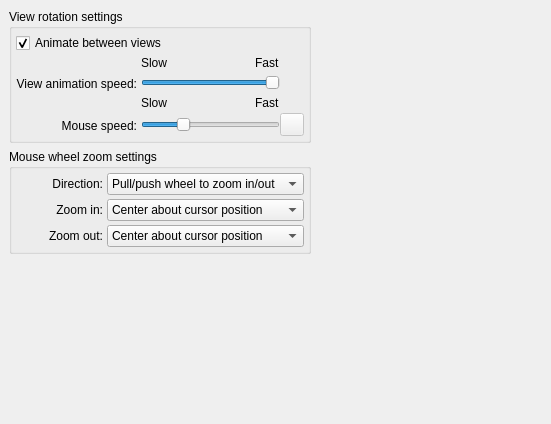
         <widget class="QWidget" name="ZoomPanRotate" >
          <layout class="QGridLayout" >
           <property name="margin" >
            <number>9</number>
           </property>
           <property name="spacing" >
            <number>6</number>
           </property>
           <item row="0" column="1" >
            <spacer>
             <property name="orientation" >
              <enum>Qt::Horizontal</enum>
             </property>
             <property name="sizeHint" >
              <size>
               <width>231</width>
               <height>20</height>
              </size>
             </property>
            </spacer>
           </item>
           <item row="0" column="0" >
            <layout class="QVBoxLayout" >
             <property name="margin" >
              <number>0</number>
             </property>
             <property name="spacing" >
              <number>6</number>
             </property>
             <item>
              <widget class="QGroupBox" name="groupBox8" >
               <property name="title" >
                <string>View rotation settings</string>
               </property>
               <layout class="QGridLayout" >
                <property name="margin" >
                 <number>4</number>
                </property>
                <property name="spacing" >
                 <number>0</number>
                </property>
                <item row="0" column="0" >
                 <layout class="QHBoxLayout" >
                  <property name="margin" >
                   <number>0</number>
                  </property>
                  <property name="spacing" >
                   <number>0</number>
                  </property>
                  <item>
                   <widget class="QCheckBox" name="animate_views_checkbox" >
                    <property name="toolTip" >
                     <string>Enable/disable animation between current view and a new view</string>
                    </property>
                    <property name="text" >
                     <string>Animate between views</string>
                    </property>
                    <property name="checked" >
                     <bool>true</bool>
                    </property>
                   </widget>
                  </item>
                  <item>
                   <spacer>
                    <property name="orientation" >
                     <enum>Qt::Horizontal</enum>
                    </property>
                    <property name="sizeHint" >
                     <size>
                      <width>40</width>
                      <height>20</height>
                     </size>
                    </property>
                   </spacer>
                  </item>
                 </layout>
                </item>
                <item row="1" column="0" >
                 <layout class="QHBoxLayout" >
                  <property name="margin" >
                   <number>0</number>
                  </property>
                  <property name="spacing" >
                   <number>4</number>
                  </property>
                  <item>
                   <layout class="QVBoxLayout" >
                    <property name="margin" >
                     <number>0</number>
                    </property>
                    <property name="spacing" >
                     <number>0</number>
                    </property>
                    <item>
                     <spacer>
                      <property name="orientation" >
                       <enum>Qt::Horizontal</enum>
                      </property>
                      <property name="sizeType" >
                       <enum>QSizePolicy::Fixed</enum>
                      </property>
                      <property name="sizeHint" >
                       <size>
                        <width>101</width>
                        <height>20</height>
                       </size>
                      </property>
                     </spacer>
                    </item>
                    <item>
                     <widget class="QLabel" name="textLabel1_5" >
                      <property name="sizePolicy" >
                       <sizepolicy>
                        <hsizetype>1</hsizetype>
                        <vsizetype>5</vsizetype>
                        <horstretch>0</horstretch>
                        <verstretch>0</verstretch>
                       </sizepolicy>
                      </property>
                      <property name="text" >
                       <string>View animation speed:</string>
                      </property>
                      <property name="scaledContents" >
                       <bool>false</bool>
                      </property>
                      <property name="alignment" >
                       <set>Qt::AlignRight|Qt::AlignTrailing|Qt::AlignVCenter</set>
                      </property>
                     </widget>
                    </item>
                    <item>
                     <spacer>
                      <property name="orientation" >
                       <enum>Qt::Horizontal</enum>
                      </property>
                      <property name="sizeType" >
                       <enum>QSizePolicy::Fixed</enum>
                      </property>
                      <property name="sizeHint" >
                       <size>
                        <width>101</width>
                        <height>20</height>
                       </size>
                      </property>
                     </spacer>
                    </item>
                    <item>
                     <widget class="QLabel" name="rotationSensitivity_txtlbl" >
                      <property name="text" >
                       <string>Mouse speed:</string>
                      </property>
                      <property name="alignment" >
                       <set>Qt::AlignRight|Qt::AlignTrailing|Qt::AlignVCenter</set>
                      </property>
                      <property name="buddy" >
                       <cstring>mouseSpeedDuringRotation_slider</cstring>
                      </property>
                     </widget>
                    </item>
                   </layout>
                  </item>
                  <item>
                   <layout class="QGridLayout" >
                    <property name="margin" >
                     <number>0</number>
                    </property>
                    <property name="spacing" >
                     <number>0</number>
                    </property>
                    <item row="2" column="3" >
                     <spacer>
                      <property name="orientation" >
                       <enum>Qt::Horizontal</enum>
                      </property>
                      <property name="sizeType" >
                       <enum>QSizePolicy::Expanding</enum>
                      </property>
                      <property name="sizeHint" >
                       <size>
                        <width>23</width>
                        <height>16</height>
                       </size>
                      </property>
                     </spacer>
                    </item>
                    <item row="0" column="0" >
                     <widget class="QLabel" name="textLabel2_3" >
                      <property name="text" >
                       <string>Slow</string>
                      </property>
                     </widget>
                    </item>
                    <item row="2" column="1" >
                     <spacer>
                      <property name="orientation" >
                       <enum>Qt::Horizontal</enum>
                      </property>
                      <property name="sizeType" >
                       <enum>QSizePolicy::Expanding</enum>
                      </property>
                      <property name="sizeHint" >
                       <size>
                        <width>87</width>
                        <height>20</height>
                       </size>
                      </property>
                     </spacer>
                    </item>
                    <item row="2" column="0" >
                     <widget class="QLabel" name="textLabel2_3_2" >
                      <property name="text" >
                       <string>Slow</string>
                      </property>
                     </widget>
                    </item>
                    <item row="0" column="1" >
                     <spacer>
                      <property name="orientation" >
                       <enum>Qt::Horizontal</enum>
                      </property>
                      <property name="sizeType" >
                       <enum>QSizePolicy::Expanding</enum>
                      </property>
                      <property name="sizeHint" >
                       <size>
                        <width>88</width>
                        <height>20</height>
                       </size>
                      </property>
                     </spacer>
                    </item>
                    <item row="1" column="3" >
                     <spacer>
                      <property name="orientation" >
                       <enum>Qt::Horizontal</enum>
                      </property>
                      <property name="sizeType" >
                       <enum>QSizePolicy::Expanding</enum>
                      </property>
                      <property name="sizeHint" >
                       <size>
                        <width>23</width>
                        <height>20</height>
                       </size>
                      </property>
                     </spacer>
                    </item>
                    <item row="3" column="0" colspan="3" >
                     <widget class="QSlider" name="mouseSpeedDuringRotation_slider" >
                      <property name="sizePolicy" >
                       <sizepolicy>
                        <hsizetype>3</hsizetype>
                        <vsizetype>0</vsizetype>
                        <horstretch>0</horstretch>
                        <verstretch>0</verstretch>
                       </sizepolicy>
                      </property>
                      <property name="minimumSize" >
                       <size>
                        <width>125</width>
                        <height>0</height>
                       </size>
                      </property>
                      <property name="minimum" >
                       <number>30</number>
                      </property>
                      <property name="maximum" >
                       <number>100</number>
                      </property>
                      <property name="value" >
                       <number>50</number>
                      </property>
                      <property name="orientation" >
                       <enum>Qt::Horizontal</enum>
                      </property>
                     </widget>
                    </item>
                    <item row="0" column="3" >
                     <spacer>
                      <property name="orientation" >
                       <enum>Qt::Horizontal</enum>
                      </property>
                      <property name="sizeType" >
                       <enum>QSizePolicy::Expanding</enum>
                      </property>
                      <property name="sizeHint" >
                       <size>
                        <width>23</width>
                        <height>20</height>
                       </size>
                      </property>
                     </spacer>
                    </item>
                    <item row="2" column="2" >
                     <widget class="QLabel" name="textLabel3_4_2" >
                      <property name="text" >
                       <string>Fast</string>
                      </property>
                     </widget>
                    </item>
                    <item row="3" column="3" >
                     <widget class="QToolButton" name="resetMouseSpeedDuringRotation_btn" >
                      <property name="enabled" >
                       <bool>false</bool>
                      </property>
                      <property name="toolTip" >
                       <string>Restore default value</string>
                      </property>
                      <property name="text" >
                       <string/>
                      </property>
                      <property name="icon" >
                       <iconset>../../../../../:icons/UserPrefsDialog_image0</iconset>
                      </property>
                     </widget>
                    </item>
                    <item row="1" column="0" colspan="3" >
                     <widget class="QSlider" name="animation_speed_slider" >
                      <property name="sizePolicy" >
                       <sizepolicy>
                        <hsizetype>3</hsizetype>
                        <vsizetype>0</vsizetype>
                        <horstretch>0</horstretch>
                        <verstretch>0</verstretch>
                       </sizepolicy>
                      </property>
                      <property name="minimumSize" >
                       <size>
                        <width>125</width>
                        <height>0</height>
                       </size>
                      </property>
                      <property name="toolTip" >
                       <string>View Animation Speed</string>
                      </property>
                      <property name="minimum" >
                       <number>-300</number>
                      </property>
                      <property name="maximum" >
                       <number>-25</number>
                      </property>
                      <property name="orientation" >
                       <enum>Qt::Horizontal</enum>
                      </property>
                     </widget>
                    </item>
                    <item row="0" column="2" >
                     <widget class="QLabel" name="textLabel3_4" >
                      <property name="text" >
                       <string>Fast</string>
                      </property>
                     </widget>
                    </item>
                   </layout>
                  </item>
                 </layout>
                </item>
               </layout>
              </widget>
             </item>
             <item>
              <widget class="QGroupBox" name="groupBox_4" >
               <property name="toolTip" >
                <string>Mouse wheel settings</string>
               </property>
               <property name="title" >
                <string>Mouse wheel zoom settings</string>
               </property>
               <layout class="QGridLayout" >
                <property name="margin" >
                 <number>4</number>
                </property>
                <property name="spacing" >
                 <number>4</number>
                </property>
                <item row="0" column="1" >
                 <layout class="QVBoxLayout" >
                  <property name="margin" >
                   <number>0</number>
                  </property>
                  <property name="spacing" >
                   <number>4</number>
                  </property>
                  <item>
                   <widget class="QComboBox" name="mouseWheelDirectionComboBox" >
                    <item>
                     <property name="text" >
                      <string>Pull/push wheel to zoom in/out</string>
                     </property>
                    </item>
                    <item>
                     <property name="text" >
                      <string>Push/pull wheel to zoom in/out</string>
                     </property>
                    </item>
                   </widget>
                  </item>
                  <item>
                   <widget class="QComboBox" name="mouseWheelZoomInPointComboBox" >
                    <item>
                     <property name="text" >
                      <string>Center about cursor position</string>
                     </property>
                    </item>
                    <item>
                     <property name="text" >
                      <string>Center about screen</string>
                     </property>
                    </item>
                   </widget>
                  </item>
                  <item>
                   <widget class="QComboBox" name="mouseWheelZoomOutPointComboBox" >
                    <item>
                     <property name="text" >
                      <string>Center about cursor position</string>
                     </property>
                    </item>
                    <item>
                     <property name="text" >
                      <string>Center about screen</string>
                     </property>
                    </item>
                   </widget>
                  </item>
                 </layout>
                </item>
                <item row="0" column="0" >
                 <layout class="QVBoxLayout" >
                  <property name="margin" >
                   <number>0</number>
                  </property>
                  <property name="spacing" >
                   <number>4</number>
                  </property>
                  <item>
                   <widget class="QLabel" name="label_19" >
                    <property name="text" >
                     <string>Direction:</string>
                    </property>
                    <property name="alignment" >
                     <set>Qt::AlignRight|Qt::AlignTrailing|Qt::AlignVCenter</set>
                    </property>
                   </widget>
                  </item>
                  <item>
                   <widget class="QLabel" name="label_17" >
                    <property name="text" >
                     <string>Zoom in:</string>
                    </property>
                    <property name="alignment" >
                     <set>Qt::AlignRight|Qt::AlignTrailing|Qt::AlignVCenter</set>
                    </property>
                   </widget>
                  </item>
                  <item>
                   <widget class="QLabel" name="label_18" >
                    <property name="text" >
                     <string>Zoom out:</string>
                    </property>
                    <property name="alignment" >
                     <set>Qt::AlignRight|Qt::AlignTrailing|Qt::AlignVCenter</set>
                    </property>
                   </widget>
                  </item>
                 </layout>
                </item>
               </layout>
              </widget>
             </item>
             <item>
              <spacer>
               <property name="orientation" >
                <enum>Qt::Vertical</enum>
               </property>
               <property name="sizeHint" >
                <size>
                 <width>20</width>
                 <height>161</height>
                </size>
               </property>
              </spacer>
             </item>
            </layout>
           </item>
          </layout>
         </widget>
